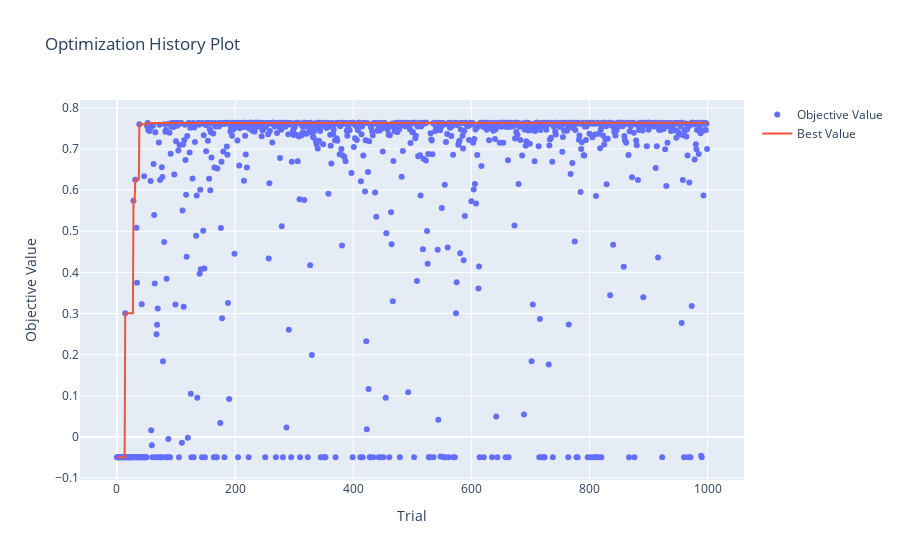

The notebook cell saved with this chart:
### Code cell
optuna.visualization.plot_optimization_history(study_en)

### Figure 1 — Plotly figure (JSON) as saved in the notebook; plotly's stock layout.template omitted (floating-point values rounded to 4 significant figures; data arrays with more than 128 entries replaced by an {"elided": "..."} marker saying what was removed)
{"data": [{"mode": "markers", "name": "Objective Value", "type": "scatter", "x": {"elided": "1000 int values"}, "y": {"elided": "1000 float values"}}, {"name": "Best Value", "type": "scatter", "x": {"elided": "1000 int values"}, "y": {"elided": "1000 float values"}}], "layout": {"title": {"text": "Optimization History Plot"}, "xaxis": {"title": {"text": "Trial"}}, "yaxis": {"title": {"text": "Objective Value"}}}}
